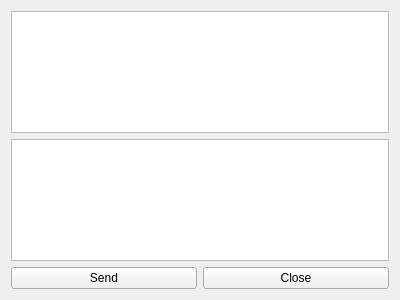
<?xml version="1.0" encoding="UTF-8"?>
<ui version="4.0">
 <class>TcpServer</class>
 <widget class="QWidget" name="TcpServer">
  <property name="geometry">
   <rect>
    <x>0</x>
    <y>0</y>
    <width>400</width>
    <height>300</height>
   </rect>
  </property>
  <property name="windowTitle">
   <string>TcpServer</string>
  </property>
  <layout class="QGridLayout" name="gridLayout">
   <item row="1" column="0" colspan="2">
    <widget class="QTextEdit" name="textEditWrite"/>
   </item>
   <item row="2" column="0">
    <widget class="QPushButton" name="pushButtonSend">
     <property name="text">
      <string>Send</string>
     </property>
    </widget>
   </item>
   <item row="2" column="1">
    <widget class="QPushButton" name="pushButtonClose">
     <property name="text">
      <string>Close</string>
     </property>
    </widget>
   </item>
   <item row="0" column="0" colspan="2">
    <widget class="QTextEdit" name="textEditRead">
     <property name="readOnly">
      <bool>true</bool>
     </property>
    </widget>
   </item>
  </layout>
 </widget>
 <layoutdefault spacing="6" margin="11"/>
 <resources/>
 <connections/>
</ui>
